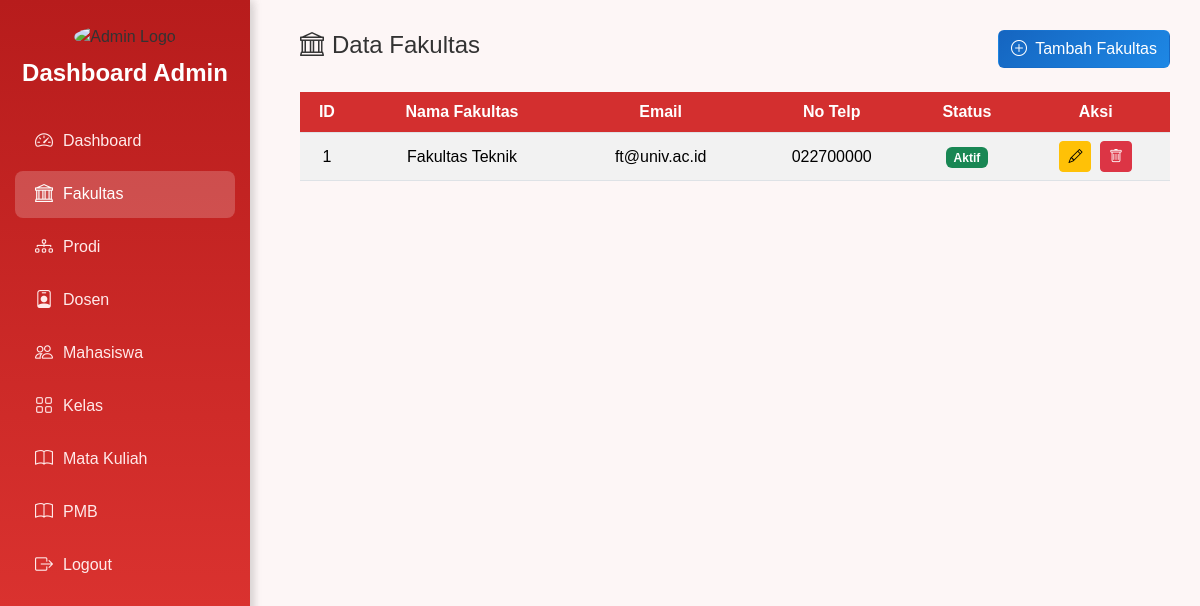
The page /Admin/datafakultas.php on the database its author committed.
### tables this page shows
CREATE TABLE `fakultas` (
  `id_fakultas` int(11) NOT NULL,
  `nama` varchar(100) NOT NULL,
  `id_dosen_dekan` int(11) DEFAULT NULL,
  `id_dosen_wakil_dekan` int(11) DEFAULT NULL,
  `email` varchar(100) DEFAULT NULL,
  `no_telp` varchar(20) DEFAULT NULL,
  `alamat` text DEFAULT NULL,
  `status` enum('Aktif','Tidak Aktif') DEFAULT 'Aktif',
  `tanggal_berdiri` date DEFAULT NULL,
  `deskripsi` text DEFAULT NULL
);

### Admin/datafakultas.php (the view, shortened to what this page needs)
<?php
try {
  $pdo = new PDO(
    "mysql:host=".DB_HOST.";dbname=".DB_NAME.";charset=utf8mb4",
    DB_USER, DB_PASS,
    [PDO::ATTR_ERRMODE=>PDO::ERRMODE_EXCEPTION, PDO::ATTR_DEFAULT_FETCH_MODE=>PDO::FETCH_ASSOC]
  );
} catch (Exception $e) {
  die("Koneksi gagal: " . $e->getMessage());
}
$fakultas = $pdo->query("SELECT * FROM fakultas ORDER BY id_fakultas ASC")->fetchAll();
?>
<!DOCTYPE html>
<html lang="id">
<head>
  <link href="https://cdn.jsdelivr.net/npm/bootstrap@5.3.3/dist/css/bootstrap.min.css" rel="stylesheet">
  <link href="https://cdn.jsdelivr.net/npm/bootstrap-icons@1.11.1/font/bootstrap-icons.css" rel="stylesheet">
  <link rel="stylesheet" href="Style.css">
</head>
<body>
  <div class="sidebar">
    <?php include 'sidebar.php' ?>
  </div>
  <div class="content">
    <div class="d-flex justify-content-between align-items-center mb-4">
      <h4><i class="bi bi-bank me-2"></i>Data Fakultas</h4>
      <button class="btn btn-add" data-bs-toggle="modal" data-bs-target="#modalTambah">
        <i class="bi bi-plus-circle me-1"></i> Tambah Fakultas
      </button>
    </div>
    <div class="table-responsive">
      <table class="table table-striped align-middle text-center">
        <thead>
          <tr>
            <th>ID</th>
            <th>Nama Fakultas</th>
            <th>Email</th>
            <th>No Telp</th>
            <th>Status</th>
            <th>Aksi</th>
          </tr>
        </thead>
        <tbody>
          <?php foreach ($fakultas as $f): ?>
            <tr>
              <td><?= htmlspecialchars($f['id_fakultas']) ?></td>
              <td><?= htmlspecialchars($f['nama']) ?></td>
              <td><?= htmlspecialchars($f['email'] ?? '-') ?></td>
              <td><?= htmlspecialchars($f['no_telp'] ?? '-') ?></td>
              <td><span class="badge bg-<?= $f['status'] == 'Aktif' ? 'success' : 'secondary' ?>"><?= $f['status'] ?></span></td>
              <td>
                <button class="btn btn-sm btn-warning me-1" data-bs-toggle="modal" data-bs-target="#modalEdit<?= $f['id_fakultas'] ?>"><i class="bi bi-pencil"></i></button>
                <form method="post" style="display:inline;" onsubmit="return confirm('Hapus fakultas ini?');">
                  <button class="btn btn-sm btn-danger"><i class="bi bi-trash"></i></button>
                </form>
              </td>
            </tr>
          <?php endforeach; ?>
        </tbody>
      </table>
    </div>
  </div>
</body>
</html>

### Admin/Style.css (style rules this page uses)
body { background-color: #fdf6f6; font-family: 'Poppins', sans-serif; color: #333; }
.sidebar { width: 250px; min-height: 100vh; background: linear-gradient(180deg, #b71c1c, #e53935); box-shadow: 3px 0 10px rgba(0, 0, 0, 0.1); position: fixed; left: 0; top: 0; padding: 25px 0; text-align: center; }
.content { margin-left: 270px; padding: 30px; background-color: #fdf6f6; min-height: 100vh; }
.table th { background-color: #d32f2f !important; color: white !important; }
.btn-add { background: linear-gradient(135deg, #b71c1c, #e53935); color: white; }

### Admin/datafakultas.php (style rules this page uses)
.table th { color:white; }
.btn-add { background:linear-gradient(135deg,#1565c0,#1e88e5);color:white; }

### rows shown on the page
fakultas: id_fakultas "1", nama "Fakultas Teknik", email "ft@univ.ac.id", no_telp "022700000", status "Aktif"
